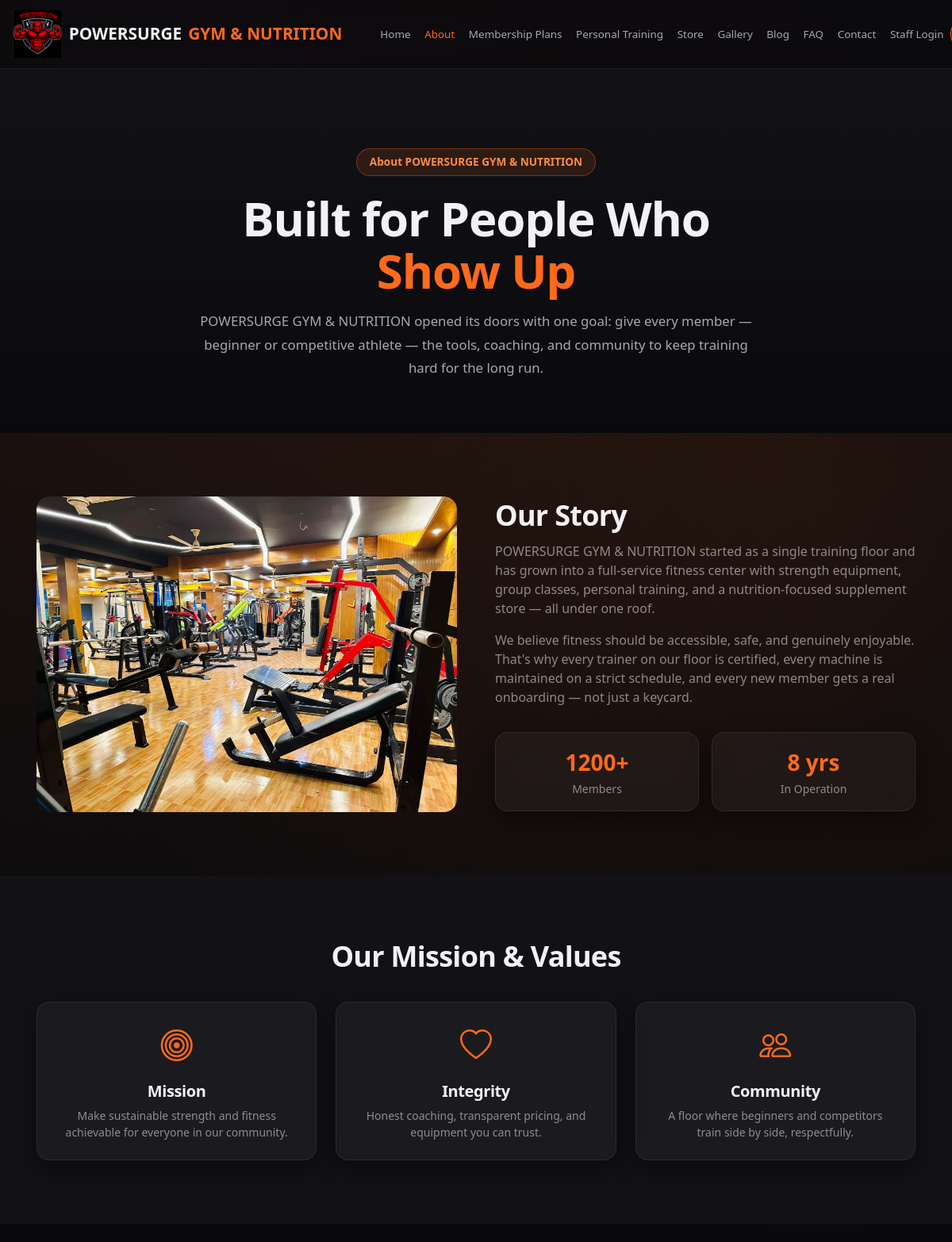
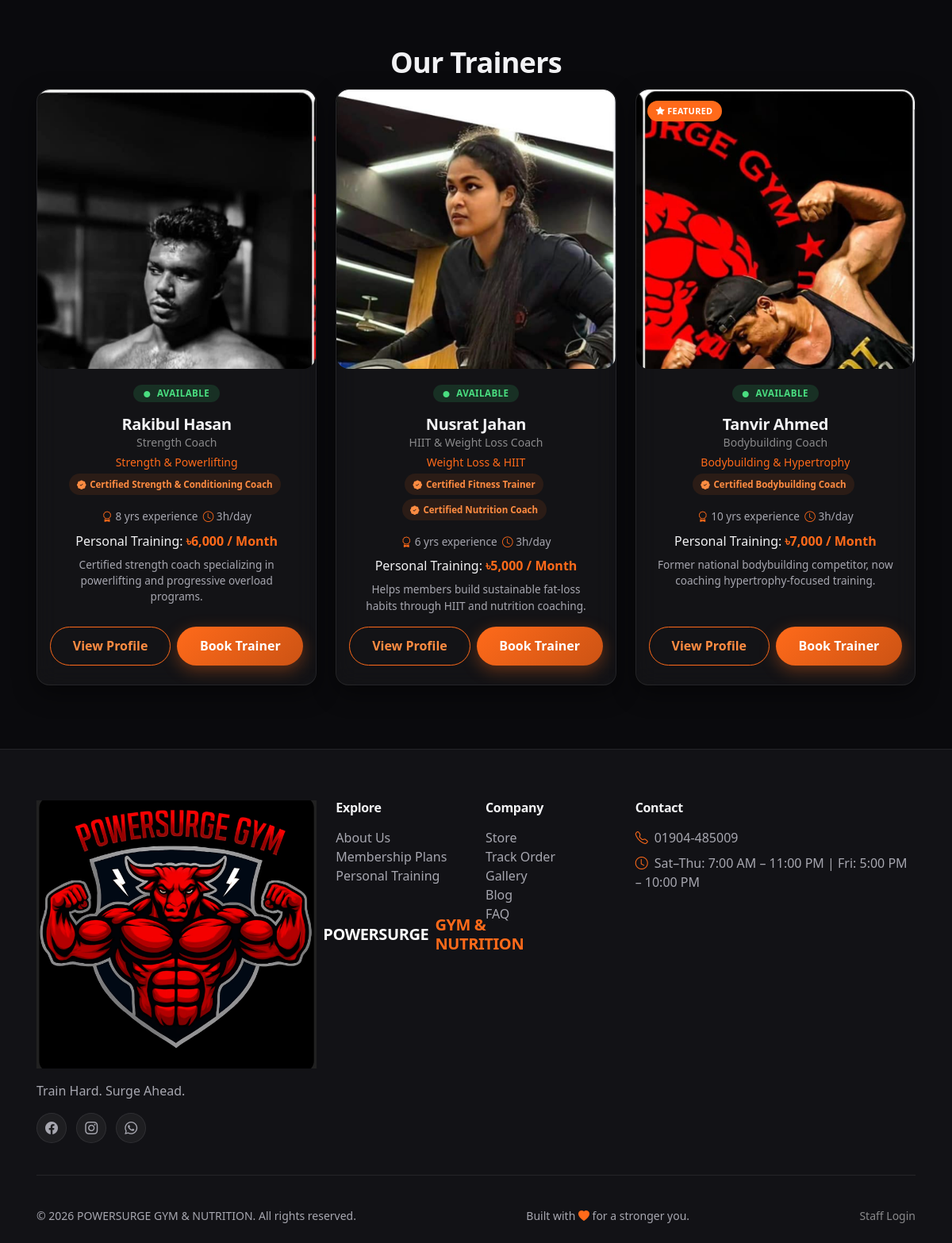
/about, run on the app's committed database (2 pictures, top to bottom).
### tables this page shows
CREATE TABLE trainers (
    id                  INT UNSIGNED AUTO_INCREMENT PRIMARY KEY,
    user_id             INT UNSIGNED NULL,
    name                VARCHAR(120) NOT NULL,
    slug                VARCHAR(150) NOT NULL UNIQUE,
    job_title           VARCHAR(100) NULL,
    gender              ENUM('male','female','other') NULL,
    phone               VARCHAR(30) NULL,
    email               VARCHAR(150) NULL,
    dob                 DATE NULL,
    joining_date        DATE NULL,
    specialization      VARCHAR(150) NULL,
    experience_years    SMALLINT UNSIGNED NOT NULL DEFAULT 0,
    certifications      VARCHAR(255) NULL,
    achievements        VARCHAR(255) NULL,
    languages_spoken     VARCHAR(255) NULL,
    salary              DECIMAL(10,2) NULL,
    monthly_pt_price    DECIMAL(10,2) NULL,
    hourly_rate         DECIMAL(10,2) NULL,
    offer_price         DECIMAL(10,2) NULL,
    offer_enabled       TINYINT(1) NOT NULL DEFAULT 0,
    offer_start_date    DATE NULL,
    offer_end_date      DATE NULL,
    max_members         SMALLINT UNSIGNED NULL,
    availability_status ENUM('available','busy','on_leave','offline') NOT NULL DEFAULT 'available',
    bio                 TEXT NULL,
    photo               VARCHAR(255) NULL,
    cover_photo         VARCHAR(255) NULL,
    schedule_notes      VARCHAR(255) NULL,
    facebook_url        VARCHAR(255) NULL,
    instagram_url       VARCHAR(255) NULL,
    linkedin_url        VARCHAR(255) NULL,
    display_order       SMALLINT UNSIGNED NOT NULL DEFAULT 0,
    is_featured         TINYINT(1) NOT NULL DEFAULT 0,
    is_active           TINYINT(1) NOT NULL DEFAULT 1,
    created_at          DATETIME NOT NULL DEFAULT CURRENT_TIMESTAMP,
    CONSTRAINT fk_trainers_user FOREIGN KEY (user_id) REFERENCES users(id) ON DELETE SET NULL,
    INDEX idx_trainers_active (is_active),
    INDEX idx_trainers_order (display_order)
);

CREATE TABLE trainer_schedule (
    id          INT UNSIGNED AUTO_INCREMENT PRIMARY KEY,
    trainer_id  INT UNSIGNED NOT NULL,
    day_of_week TINYINT UNSIGNED NOT NULL COMMENT '0=Sunday..6=Saturday, matches PHP date(\'w\')',
    start_time  TIME NULL,
    end_time    TIME NULL,
    is_off      TINYINT(1) NOT NULL DEFAULT 0,
    CONSTRAINT fk_trainer_schedule_trainer FOREIGN KEY (trainer_id) REFERENCES trainers(id) ON DELETE CASCADE,
    UNIQUE KEY uniq_trainer_day (trainer_id, day_of_week)
);

### views/partials/trainer-card.php (the view, shortened to what the rows shown need)
<?php
$availabilityLabels = ['available' => 'Available', 'busy' => 'Busy', 'on_leave' => 'On Leave', 'offline' => 'Offline'];
$availabilityClasses = ['available' => 'badge-available', 'busy' => 'badge-busy', 'on_leave' => 'badge-on-leave', 'offline' => 'badge-offline'];
$certifications = array_filter(array_map('trim', explode(',', $trainer['certifications'] ?? '')));
$dailyHours = (new TrainerSchedule())->typicalDailyHours((int) $trainer['id']);
$bio = (string) ($trainer['bio'] ?? '');
$bioShort = mb_strlen($bio) > 100 ? mb_substr($bio, 0, 97) . '...' : $bio;
$defaultPhoto = asset('images/defaults/default-trainer.svg');
?>
<div class="glass-card trainer-card h-100 d-flex flex-column">
  <?php if (!empty($trainer['is_featured'])): ?><span class="featured-ribbon"><i class="bi bi-star-fill"></i> Featured</span><?php endif; ?>
  <div class="trainer-photo"><?= media_tile($trainer['photo'], $trainer['name'], 'bi-person-circle', '', $defaultPhoto) ?></div>
  <div class="trainer-card-body flex-grow-1 d-flex flex-column">
    <span class="badge badge-availability <?= e($availabilityClasses[$trainer['availability_status']] ?? '') ?> mx-auto">
      <i class="bi bi-circle-fill"></i> <?= e($availabilityLabels[$trainer['availability_status']] ?? 'Available') ?>
    </span>
    <h5 class="mt-3 mb-0"><?= e($trainer['name']) ?></h5>
    <?php if (!empty($trainer['job_title'])): ?><p class="text-white-50 small mb-1"><?= e($trainer['job_title']) ?></p><?php endif; ?>
    <p class="text-orange small mb-1"><?= e($trainer['specialization']) ?></p>
    <?php if ($certifications): ?>
    <div class="mb-1">
      <?php foreach (array_slice($certifications, 0, 2) as $cert): ?>
        <span class="cert-badge"><i class="bi bi-patch-check-fill"></i> <?= e($cert) ?></span>
      <?php endforeach; ?>
    </div>
    <?php endif; ?>
    <div class="trainer-meta-row">
      <span><i class="bi bi-award text-orange"></i> <?= (int) $trainer['experience_years'] ?> yrs experience</span>
      <?php if ($dailyHours): ?><span><i class="bi bi-clock text-orange"></i> <?= (int) $dailyHours ?>h/day</span><?php endif; ?>
    </div>
    <?php if ($trainer['monthly_pt_price']): ?>
      <p class="mb-2">Personal Training: <span class="trainer-pt-price">৳<?= number_format((float) $trainer['monthly_pt_price']) ?> / Month</span></p>
    <?php endif; ?>
    <?php if ($bioShort): ?><p class="trainer-bio-short"><?= e($bioShort) ?></p><?php endif; ?>
    <div class="d-flex gap-2 mt-auto">
      <a href="<?= url('/trainers/' . e($trainer['slug'])) ?>" class="btn btn-ps-outline flex-grow-1">View Profile</a>
      <a href="<?= url('/trainers/' . e($trainer['slug']) . '#booking') ?>" class="btn btn-ps flex-grow-1">Book Trainer</a>
    </div>
  </div>
</div>

### views/about.php (shortened to what the rows shown need)
<section class="hero page-hero">
  <div class="container text-center">
    <div class="hero-copy">
      <span class="hero-badge">About POWERSURGE GYM & NUTRITION</span>
      <h1>Built for People Who <span class="text-orange">Show Up</span></h1>
      <p class="hero-subtitle">POWERSURGE GYM & NUTRITION opened its doors with one goal: give every member — beginner or competitive athlete — the tools, coaching, and community to keep training hard for the long run.</p>
    </div>
  </div>
</section>
<section class="section">
  <div class="container">
    <div class="row g-5 align-items-center">
      <div class="col-lg-6">
        <div style="min-height:340px;border-radius:var(--ps-radius);overflow:hidden">
          <img src="<?= asset('images/gyminterior/gyminterior3.jpg') ?>" alt="POWERSURGE GYM & NUTRITION training floor" class="photo-tile" style="min-height:340px">
        </div>
      </div>
      <div class="col-lg-6">
        <h2 class="section-title">Our Story</h2>
        <p class="text-white-50">POWERSURGE GYM & NUTRITION started as a single training floor and has grown into a full-service fitness center with strength equipment, group classes, personal training, and a nutrition-focused supplement store — all under one roof.</p>
        <p class="text-white-50">We believe fitness should be accessible, safe, and genuinely enjoyable. That's why every trainer on our floor is certified, every machine is maintained on a strict schedule, and every new member gets a real onboarding — not just a keycard.</p>
        <div class="row g-3 mt-2">
          <div class="col-6"><div class="glass-card p-3 text-center"><div class="stat-num text-orange fs-3 fw-bold">1200+</div><small class="text-white-50">Members</small></div></div>
          <div class="col-6"><div class="glass-card p-3 text-center"><div class="stat-num text-orange fs-3 fw-bold">8 yrs</div><small class="text-white-50">In Operation</small></div></div>
        </div>
      </div>
    </div>
  </div>
</section>
<section class="section bg-ps-black text-center">
  <div class="container">
    <h2 class="section-title">Our Mission &amp; Values</h2>
    <div class="row g-4 mt-2">
      <?php foreach ([
          ['bi-bullseye', 'Mission', 'Make sustainable strength and fitness achievable for everyone in our community.'],
          ['bi-heart', 'Integrity', 'Honest coaching, transparent pricing, and equipment you can trust.'],
          ['bi-people', 'Community', 'A floor where beginners and competitors train side by side, respectfully.'],
      ] as [$icon, $title, $desc]): ?>
      <div class="col-md-4">
        <div class="glass-card p-4 h-100">
          <i class="bi <?= $icon ?> text-orange fs-1"></i>
          <h5 class="mt-3"><?= e($title) ?></h5>
          <p class="text-white-50 small mb-0"><?= e($desc) ?></p>
        </div>
      </div>
      <?php endforeach; ?>
    </div>
  </div>
</section>
<section class="section text-center">
  <div class="container">
    <h2 class="section-title">Our Trainers</h2>
    <div class="row g-4">
      <?php foreach ($trainers as $trainer): ?>
      <div class="col-md-4">
        <?php $this->partial('partials/trainer-card', ['trainer' => $trainer]); ?>
      </div>
      <?php endforeach; ?>
    </div>
  </div>
</section>

### core/helpers.php (shortened to what the rows shown need)
<?php
function e(?string $value): string
{
    return htmlspecialchars($value ?? '', ENT_QUOTES, 'UTF-8');
}
function url(string $path = ''): string
{
    return rtrim(APP_URL, '/') . '/' . ltrim($path, '/');
}
function asset(string $path): string
{
    $relative = 'assets/' . ltrim($path, '/');
    $file = BASE_PATH . '/' . $relative;
    $version = is_file($file) ? filemtime($file) : false;
    return url($relative) . ($version ? '?v=' . $version : '');
}
function media_tile(?string $relativePath, string $alt, string $iconClass = 'bi-image', string $class = '', ?string $fallbackImage = null): string
{
    if ($relativePath) {
        $src = str_starts_with($relativePath, 'uploads/') ? url($relativePath) : asset('images/' . $relativePath);
        return '<img src="' . e($src) . '" alt="' . e($alt) . '" class="photo-tile ' . e($class) . '" loading="lazy">';
    }
    return '<div class="media-tile-fallback d-flex flex-column align-items-center justify-content-center h-100 text-center w-100 p-2" style="background:#f1f5f9; color:#94a3b8; border-radius:8px;"><i class="bi bi-camera-fill mb-1" style="font-size:1.8rem; color:#cbd5e1;"></i><span style="font-size:0.7rem; font-weight:700; text-transform:uppercase; letter-spacing:0.04em; color:#64748b;">No Image Available</span></div>';
}

### core/Router.php (shortened to what the rows shown need)
<?php
final class Router
{
    private array $routes = [];
    private function add(string $method, string $pattern, callable|array $handler): void
    {
        $regex = preg_replace('#\{([a-zA-Z_][a-zA-Z0-9_]*)\}#', '(?P<$1>[^/]+)', $pattern);
        $this->routes[] = [
            'method' => $method,
            'pattern' => $pattern,
            'regex' => '#^' . $regex . '$#',
            'handler' => $handler,
        ];
    }
    public function dispatch(string $method, string $uri): void
    {
        $path = parse_url($uri, PHP_URL_PATH) ?: '/';
        $path = $path === '' ? '/' : rtrim($path, '/');
        foreach ($this->routes as $route) {
            if (preg_match($route['regex'], $path, $matches)) {
                $params = array_filter($matches, fn ($key) => !is_int($key), ARRAY_FILTER_USE_KEY);
                $this->invoke($route['handler'], $params);
                return;
            }
        }
    }
    private function invoke(callable|array $handler, array $params): void
    {
        if (is_array($handler)) {
            [$controllerClass, $action] = $handler;
            $controller = new $controllerClass();
            $controller->$action(...$params);
            return;
        }
    }
}

### data on the page
trainers: photo (picture), availability_status "AVAILABLE", name "Rakibul Hasan", job_title "Strength Coach", specialization "Strength & Powerlifting", certifications "Certified Strength & Conditioning Coach", experience_years "8", id.start_time "3", monthly_pt_price "6,000", bio "Certified strength coach specializing in powerlifting and progressive overload programs."
trainers: photo (picture), availability_status "AVAILABLE", name "Nusrat Jahan", job_title "HIIT & Weight Loss Coach", specialization "Weight Loss & HIIT", certifications "Certified Fitness Trainer", certifications "Certified Nutrition Coach", experience_years "6", id.start_time "3", monthly_pt_price "5,000", bio "Helps members build sustainable fat-loss habits through HIIT and nutrition coaching."
trainers: is_featured 1 (drawn), photo (picture), availability_status "AVAILABLE", name "Tanvir Ahmed", job_title "Bodybuilding Coach", specialization "Bodybuilding & Hypertrophy", certifications "Certified Bodybuilding Coach", experience_years "10", id "3", monthly_pt_price "7,000", bio "Former national bodybuilding competitor, now coaching hypertrophy-focused training."

### other printed values
$label "Home"
$label "About"
$label "Membership Plans"
$label "Personal Training"
$label "Store"
$label "Gallery"
$label "Blog"
$label "FAQ"
$label "Contact"
$label "Staff Login"
$title "Mission"
$desc "Make sustainable strength and fitness achievable for everyone in our community."
$title "Integrity"
$desc "Honest coaching, transparent pricing, and equipment you can trust."
$title "Community"
